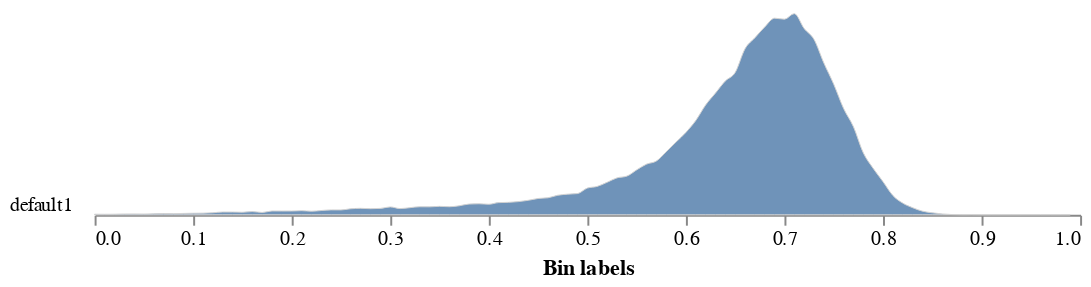

Write notebook code for a chart like this one.
### Code cell
# Calculate and analyze PSII efficiency
if not ps.pam_dark is None:
  yii_global, yii_chart = pcv.analyze.yii(ps_da=ps.pam_dark, labeled_mask=mask, measurement_labels=["Fv/Fm"])
elif not ps.pam_light is None:
  yii_global, yii_chart = pcv.analyze.yii(ps_da=ps.pam_light, labeled_mask=mask, measurement_labels=["Fq'/Fm'"])

# yii is how plantcv calls the fv/fm or Fq'/Fm'.
stats = {'min_yii': round(float(yii_global.min().values),2), 'mean_yii': round(float(yii_global.mean().values),2), 'max_yii': round(float(yii_global.max().values),2)}
stats

### Figure 1 — Vega-Lite specification as saved in the notebook (floating-point values rounded to 4 significant figures)
{"config": {"view": {"continuousWidth": 300, "continuousHeight": 300, "stroke": null}, "axis": {"grid": false}, "facet": {"columns": 1, "spacing": 0}, "title": {"anchor": "end"}}, "data": {"name": "data-10ac9caac76a1fa69607c4c485d06c37"}, "facet": {"field": "sample", "header": {"labelAngle": 0, "labelAlign": "left", "labelOrient": "left"}, "title": null, "type": "nominal"}, "spec": {"mark": {"type": "area", "fillOpacity": 0.8, "interpolate": "monotone", "stroke": "lightgray", "strokeWidth": 0.5}, "encoding": {"x": {"field": "label", "title": "Bin labels", "type": "quantitative"}, "y": {"axis": null, "field": "value", "scale": {"range": [10, -100]}, "type": "quantitative"}}, "height": 10, "width": 500}, "bounds": "flush", "$schema": "https://vega.github.io/schema/vega-lite/v5.8.0.json", "datasets": {"data-10ac9caac76a1fa69607c4c485d06c37": [{"sample": "default1", "value": 0.0183, "label": 0.0}, {"sample": "default1", "value": 0.01541, "label": 0.01}, {"sample": "default1", "value": 0.01734, "label": 0.02}, {"sample": "default1", "value": 0.02408, "label": 0.03}, {"sample": "default1", "value": 0.02504, "label": 0.04}, {"sample": "default1", "value": 0.02312, "label": 0.05}, {"sample": "default1", "value": 0.0289, "label": 0.06}, {"sample": "default1", "value": 0.03756, "label": 0.07}, {"sample": "default1", "value": 0.03275, "label": 0.08}, {"sample": "default1", "value": 0.03853, "label": 0.09}, {"sample": "default1", "value": 0.04431, "label": 0.1}, {"sample": "default1", "value": 0.0472, "label": 0.11}, {"sample": "default1", "value": 0.05779, "label": 0.12}, {"sample": "default1", "value": 0.07802, "label": 0.13}, {"sample": "default1", "value": 0.07705, "label": 0.14}, {"sample": "default1", "value": 0.07128, "label": 0.15}, {"sample": "default1", "value": 0.09054, "label": 0.16}, {"sample": "default1", "value": 0.0655, "label": 0.17}, {"sample": "default1", "value": 0.1069, "label": 0.18}, {"sample": "default1", "value": 0.105, "label": 0.19}, {"sample": "default1", "value": 0.106, "label": 0.2}, {"sample": "default1", "value": 0.1156, "label": 0.21}, {"sample": "default1", "value": 0.1002, "label": 0.22}, {"sample": "default1", "value": 0.1194, "label": 0.23}, {"sample": "default1", "value": 0.1368, "label": 0.24}, {"sample": "default1", "value": 0.1358, "label": 0.25}, {"sample": "default1", "value": 0.1686, "label": 0.26}, {"sample": "default1", "value": 0.1801, "label": 0.27}, {"sample": "default1", "value": 0.1705, "label": 0.28}, {"sample": "default1", "value": 0.1782, "label": 0.29}, {"sample": "default1", "value": 0.2196, "label": 0.3}, {"sample": "default1", "value": 0.1734, "label": 0.31}, {"sample": "default1", "value": 0.1984, "label": 0.32}, {"sample": "default1", "value": 0.2235, "label": 0.33}, {"sample": "default1", "value": 0.2215, "label": 0.34}, {"sample": "default1", "value": 0.235, "label": 0.35}, {"sample": "default1", "value": 0.2244, "label": 0.36}, {"sample": "default1", "value": 0.2504, "label": 0.37}, {"sample": "default1", "value": 0.2986, "label": 0.38}, {"sample": "default1", "value": 0.3063, "label": 0.39}, {"sample": "default1", "value": 0.2928, "label": 0.4}, {"sample": "default1", "value": 0.3381, "label": 0.41}, {"sample": "default1", "value": 0.3458, "label": 0.42}, {"sample": "default1", "value": 0.366, "label": 0.43}, {"sample": "default1", "value": 0.4016, "label": 0.44}, {"sample": "default1", "value": 0.4527, "label": 0.45}, {"sample": "default1", "value": 0.472, "label": 0.46}, {"sample": "default1", "value": 0.5423, "label": 0.47}, {"sample": "default1", "value": 0.5721, "label": 0.48}, {"sample": "default1", "value": 0.5885, "label": 0.49}, {"sample": "default1", "value": 0.7397, "label": 0.5}, {"sample": "default1", "value": 0.7869, "label": 0.51}, {"sample": "default1", "value": 0.8996, "label": 0.52}, {"sample": "default1", "value": 1.023, "label": 0.53}, {"sample": "default1", "value": 1.071, "label": 0.54}, {"sample": "default1", "value": 1.243, "label": 0.55}, {"sample": "default1", "value": 1.402, "label": 0.56}, {"sample": "default1", "value": 1.488, "label": 0.57}, {"sample": "default1", "value": 1.744, "label": 0.58}, {"sample": "default1", "value": 2.015, "label": 0.59}, {"sample": "default1", "value": 2.282, "label": 0.6}, {"sample": "default1", "value": 2.609, "label": 0.61}, {"sample": "default1", "value": 3.039, "label": 0.62}, {"sample": "default1", "value": 3.369, "label": 0.63}, {"sample": "default1", "value": 3.704, "label": 0.64}, {"sample": "default1", "value": 3.94, "label": 0.65}, {"sample": "default1", "value": 4.596, "label": 0.66}, {"sample": "default1", "value": 4.9, "label": 0.67}, {"sample": "default1", "value": 5.2, "label": 0.68}, {"sample": "default1", "value": 5.442, "label": 0.69}, {"sample": "default1", "value": 5.415, "label": 0.7}, {"sample": "default1", "value": 5.568, "label": 0.71}, {"sample": "default1", "value": 5.156, "label": 0.72}, {"sample": "default1", "value": 4.853, "label": 0.73}, {"sample": "default1", "value": 4.201, "label": 0.74}, {"sample": "default1", "value": 3.615, "label": 0.75}, {"sample": "default1", "value": 2.943, "label": 0.76}, {"sample": "default1", "value": 2.438, "label": 0.77}, {"sample": "default1", "value": 1.715, "label": 0.78}, {"sample": "default1", "value": 1.286, "label": 0.79}, {"sample": "default1", "value": 0.9179, "label": 0.8}, {"sample": "default1", "value": 0.5365, "label": 0.81}, {"sample": "default1", "value": 0.3246, "label": 0.82}, {"sample": "default1", "value": 0.1984, "label": 0.83}, {"sample": "default1", "value": 0.1021, "label": 0.84}, {"sample": "default1", "value": 0.05586, "label": 0.85}, {"sample": "default1", "value": 0.02601, "label": 0.86}, {"sample": "default1", "value": 0.007705, "label": 0.87}, {"sample": "default1", "value": 0.001926, "label": 0.88}, {"sample": "default1", "value": 0.00289, "label": 0.89}, {"sample": "default1", "value": 0.0, "label": 0.9}, {"sample": "default1", "value": 0.0, "label": 0.91}, {"sample": "default1", "value": 0.0, "label": 0.92}, {"sample": "default1", "value": 0.0, "label": 0.93}, {"sample": "default1", "value": 0.0, "label": 0.94}, {"sample": "default1", "value": 0.0, "label": 0.95}, {"sample": "default1", "value": 0.0, "label": 0.96}, {"sample": "default1", "value": 0.0, "label": 0.97}, {"sample": "default1", "value": 0.0, "label": 0.98}, {"sample": "default1", "value": 0.0, "label": 0.99}]}}
